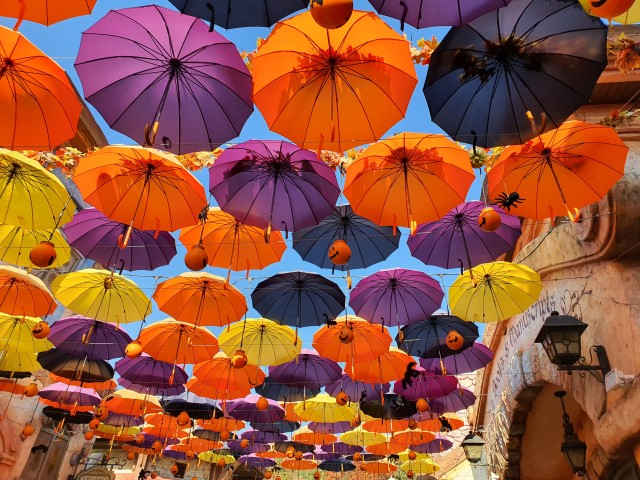
#> input picture 7_2_Grayscale_Image.jpg, 640 x 480 px
$ python GrayscaleImage.py
#> lines starting #> are read from the running program, lines starting #| are printed output that depends on the picture
import cv2
import numpy as np

def exponential_function(channel, exp):
    table = np.array([min((i**exp), 255) for i in np.arange(0, 256)]).astype("uint8")
    channel = cv2.LUT(channel, table)
    return channel

def tone(img, number):
    for i in range(3):
        if i == number:
            img[:, :, i] = exponential_function(img[:, :, i], 1.05)
        else:
            img[:, :, i] = 0
    return img

fname = "7_2_Grayscale_Image.jpg"
original = cv2.imread(fname, cv2.IMREAD_COLOR)
#> original is the input picture: shape (480, 640, 3); mean B, G, R 62, 85, 149.2
cv2.imshow("JetsonNano_Grayscale_Original", original)

img_1 = original.copy()
img_1 = tone(img_1, 2)
#> after the loop in tone, `for i in range(3):`:
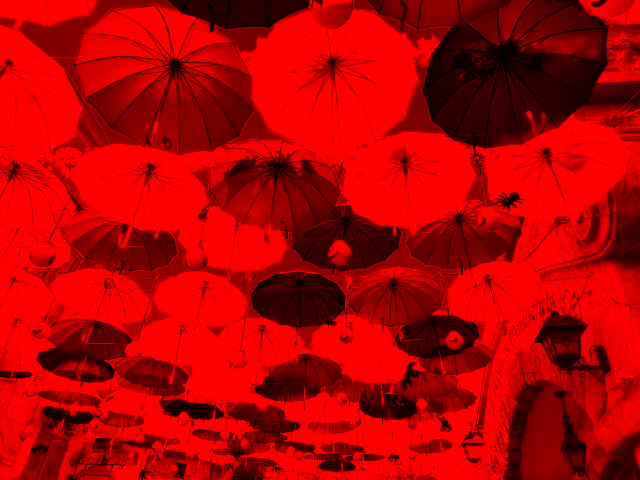
#> img: shape (480, 640, 3); mean B, G, R 0, 0, 179.2
cv2.imshow("JetsonNano_Grayscale_Red", img_1)
red2Gray = cv2.cvtColor(img_1, cv2.COLOR_BGR2GRAY)
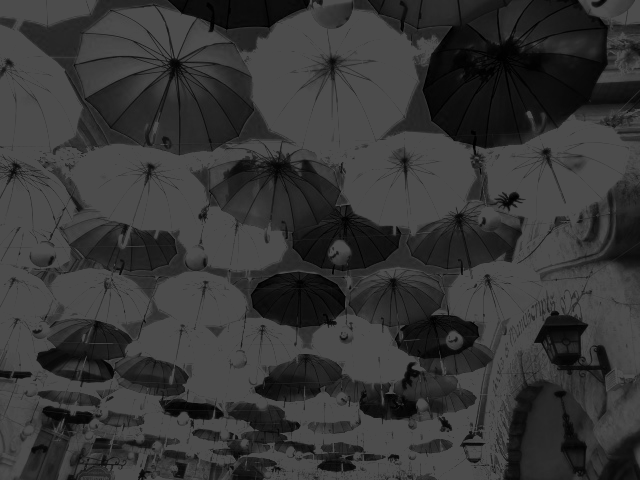
#> red2Gray: shape (480, 640); min 0, max 76, mean 53.5
cv2.imshow("JetsonNano_Grayscale_Red2Gray", red2Gray)

img_2 = original.copy()
img_2 = tone(img_2, 1)
#> call 2 of tone, with number = 1
#> the loop in tone (call 2), `for i in range(3):` made 3 passes
#> pass 2, in exponential_function (call 2), `channel = cv2.LUT(channel, table)`:
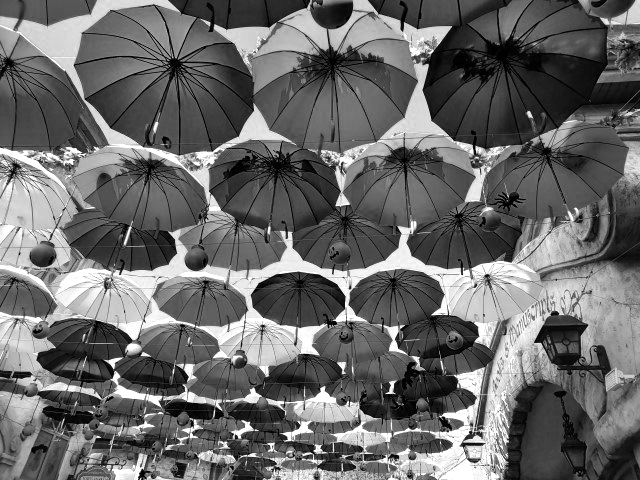
#> channel: shape (480, 640); min 0, max 255, mean 106
#> after the loop in tone (call 2), `for i in range(3):`:
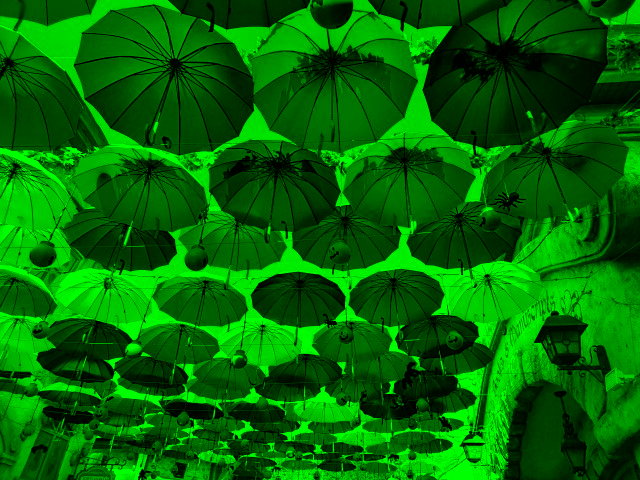
#> img: shape (480, 640, 3); mean B, G, R 0, 106, 0
cv2.imshow("JetsonNano_Grayscale_Green", img_2)
green2Gray = cv2.cvtColor(img_2, cv2.COLOR_BGR2GRAY)
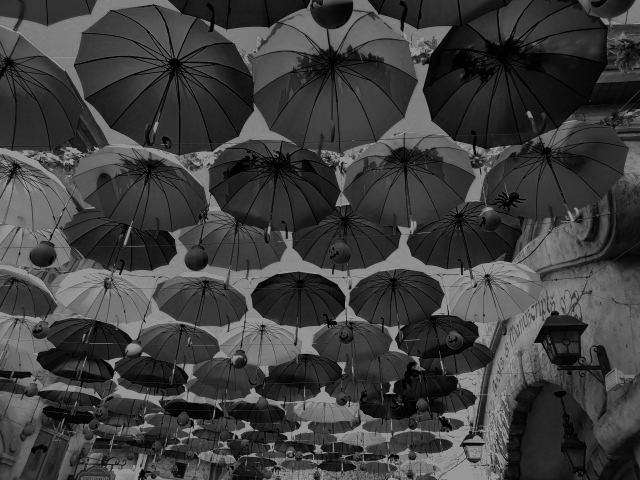
#> green2Gray: shape (480, 640); min 0, max 150, mean 62.2
cv2.imshow("JetsonNano_Grayscale_Green2Gray", green2Gray)

img_3 = original.copy()
img_3 = tone(img_3, 0)
#> call 3 of tone, with number = 0
#> the loop in tone (call 3), `for i in range(3):` made 3 passes
#> pass 1, in exponential_function (call 3), `channel = cv2.LUT(channel, table)`:
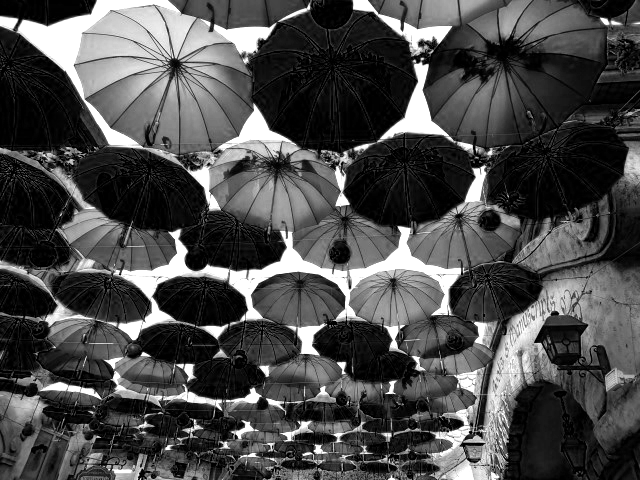
#> channel: shape (480, 640); min 0, max 255, mean 75.1
#> after the loop in tone (call 3), `for i in range(3):`:
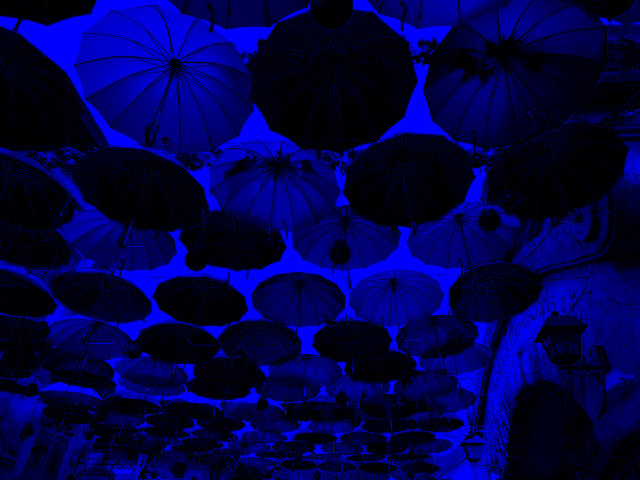
#> img: shape (480, 640, 3); mean B, G, R 75.1, 0, 0
cv2.imshow("JetsonNano_Grayscale_Blue", img_3)
blue2Gray = cv2.cvtColor(img_3, cv2.COLOR_BGR2GRAY)
cv2.imshow("JetsonNano_Grayscale_Blue2Gray", blue2Gray)

cv2.waitKey(0)
cv2.destroyAllWindows()
